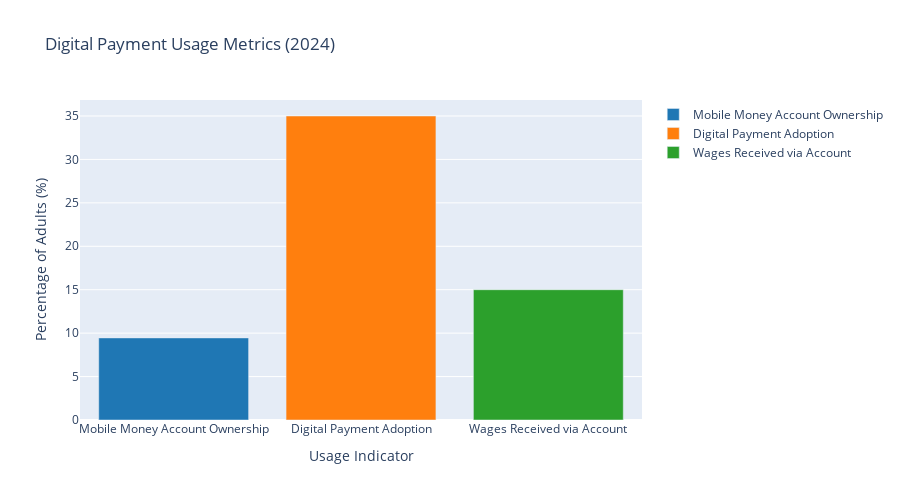

Source (notebook cell):
### Code cell
# Usage Analysis - Digital Payments and Mobile Money
usage_indicators = ['usage_mm_account', 'usage_digital_payment', 'usage_wages_account']
usage_data = observations[observations['indicator_code'].isin(usage_indicators)].copy()

fig = go.Figure()

colors = ['#1f77b4', '#ff7f0e', '#2ca02c']
for i, indicator in enumerate(usage_indicators):
    data = usage_data[usage_data['indicator_code'] == indicator]
    if not data.empty:
        fig.add_trace(go.Bar(
            x=[data['indicator'].iloc[0]],
            y=[data['value_numeric'].iloc[0] * 100],
            name=data['indicator'].iloc[0],
            marker_color=colors[i]
        ))

fig.update_layout(
    title='Digital Payment Usage Metrics (2024)',
    xaxis_title='Usage Indicator',
    yaxis_title='Percentage of Adults (%)',
    height=500
)

fig.show()

print("=== USAGE ANALYSIS ===")
for _, row in usage_data.iterrows():
    print(f"{row['indicator']}: {row['value_numeric'] * 100:.1f}%")

### Figure 1 — Plotly figure (JSON) as saved in the notebook; plotly's stock layout.template omitted (floating-point values rounded to 4 significant figures)
{"data": [{"marker": {"color": "#1f77b4"}, "name": "Mobile Money Account Ownership", "type": "bar", "x": ["Mobile Money Account Ownership"], "y": [9.45]}, {"marker": {"color": "#ff7f0e"}, "name": "Digital Payment Adoption", "type": "bar", "x": ["Digital Payment Adoption"], "y": [35]}, {"marker": {"color": "#2ca02c"}, "name": "Wages Received via Account", "type": "bar", "x": ["Wages Received via Account"], "y": [15]}], "layout": {"height": 500, "title": {"text": "Digital Payment Usage Metrics (2024)"}, "xaxis": {"title": {"text": "Usage Indicator"}}, "yaxis": {"title": {"text": "Percentage of Adults (%)"}}}}
